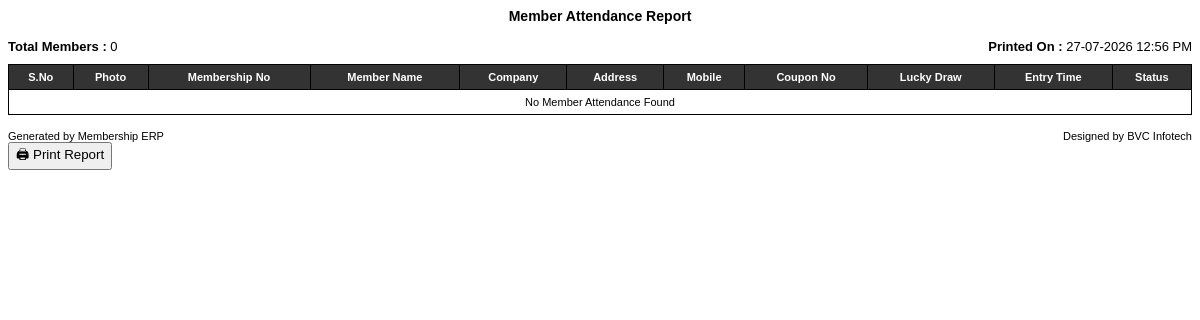
Before: /events/reports/members/print/ (signed in) with the older database file.
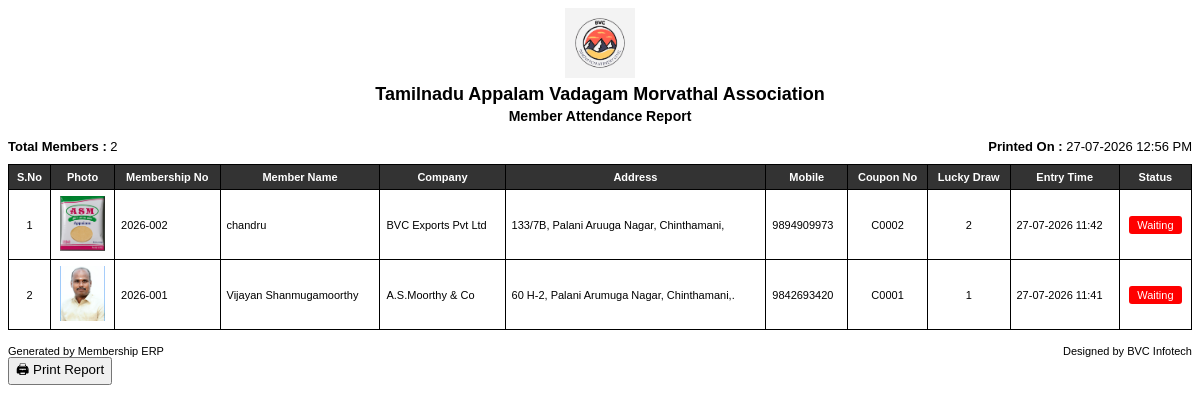
After: the same page with the newer database file.
### events/models.py (models this page shows, shortened)
class EventCoupon(models.Model):
    coupon_no = models.CharField(
        max_length=20,
        unique=True,
        blank=True
    )
    event = models.ForeignKey(
        Event,
        on_delete=models.CASCADE,
        related_name="coupons"
    )
    attendance = models.OneToOneField(
        EventAttendance,
        on_delete=models.CASCADE,
        related_name="coupon"
    )
    lucky_draw_no = models.PositiveIntegerField(
        default=0
    )
    qr_code = models.ImageField(
        upload_to="coupon_qr/",
        blank=True,
        null=True
    )
    printed = models.BooleanField(default=False)
    is_winner = models.BooleanField(default=False)
    prize_name = models.CharField(
        max_length=200,
        blank=True
    )
    printed = models.BooleanField(
        default=False
    )
    printed_at = models.DateTimeField(
        null=True,
        blank=True
    )
    issued_at = models.DateTimeField(auto_now_add=True)
    class Meta:
        ordering = ["coupon_no"]

class Event(models.Model):
    EVENT_TYPES = (
        ("AGM", "AGM"),
        ("SEMINAR", "Seminar"),
        ("TRAINING", "Training"),
        ("EXPO", "Expo"),
        ("MEETING", "Meeting"),
        ("OTHER", "Other"),
    )
    event_type = models.CharField(
        max_length=20,
        choices=EVENT_TYPES,
        default="AGM",
    )
    STATUS = (
        ("OPEN", "Open"),
        ("CLOSED", "Closed"),
        ("CANCELLED", "Cancelled"),
    )
    event_code = models.CharField(
        max_length=20,
        unique=True,
        blank=True
    )
    event_name = models.CharField(max_length=200)
    organisation = models.ForeignKey(
        Organisation,
        on_delete=models.CASCADE
    )
    assessment_year = models.ForeignKey(
        AssessmentYear,
        on_delete=models.CASCADE
    )
    event_date = models.DateField()
    start_time = models.TimeField()
    end_time = models.TimeField()
    venue = models.CharField(max_length=250)
    description = models.TextField(blank=True)
    registration_open = models.BooleanField(default=True)
    status = models.CharField(
        max_length=20,
        choices=STATUS,
        default="OPEN"
    )
    slug = models.SlugField(
        unique=True,
        blank=True
    )
    qr_enabled = models.BooleanField(default=True)
    gift_coupon = models.BooleanField(default=True)
    lucky_draw = models.BooleanField(default=True)
    max_participants = models.PositiveIntegerField(
        null=True,
        blank=True
    )
    created_at = models.DateTimeField(auto_now_add=True)
    updated_at = models.DateTimeField(auto_now=True)
    class Meta:
        ordering = ["-event_date", "-id"]

class EventAttendance(models.Model):
    ENTRY_TYPES = (
        ("MEMBER", "Member"),
        ("VISITOR", "Visitor"),
    )
    CHECKIN_METHODS = (
        ("QR", "QR Scan"),
        ("MANUAL", "Manual Entry"),
        ("ADMIN", "Admin Entry"),
    )
    STATUS = (
        ("PRESENT", "Present"),
        ("CANCELLED", "Cancelled"),
    )
    status = models.CharField(
        max_length=20,
        choices=STATUS,
        default="PRESENT",
    )
    event = models.ForeignKey(
        Event,
        on_delete=models.CASCADE,
        related_name="attendances"
    )
    member = models.ForeignKey(
        Member,
        on_delete=models.CASCADE,
        null=True,
        blank=True
    )
    entry_type = models.CharField(
        max_length=10,
        choices=ENTRY_TYPES,
        default="MEMBER"
    )
    checkin_method = models.CharField(
        max_length=10,
        choices=CHECKIN_METHODS,
        default="QR"
    )
    check_in_time = models.DateTimeField(
        auto_now_add=True
    )
    coupon_issued = models.BooleanField(
        default=False
    )
    remarks = models.TextField(
        blank=True
    )
    class Meta:
        ordering = ["-check_in_time"]
        constraints = [
            models.UniqueConstraint(
                fields=["event", "member"],
                name="unique_member_attendance_per_event"
            )
        ]

### membership/models.py (models this page shows, shortened)
class Organisation(models.Model):
    organisation_name = models.CharField(max_length=200)
    short_name = models.CharField(max_length=50)
    address = models.TextField(blank=True)
    district = models.CharField(max_length=100, blank=True)
    state = models.CharField(max_length=100, blank=True)
    country = models.CharField(max_length=100, default="India")
    mobile = models.CharField(max_length=15, blank=True)
    email = models.EmailField(blank=True)
    website = models.URLField(blank=True)
    pan_no = models.CharField(
        max_length=20,
        blank=True,
        null=True,
    )
    gst_no = models.CharField(
    max_length=20,
    blank=True,
    null=True,
)
    registration_no = models.CharField(
        max_length=100,
        blank=True,
        null=True,
    )
    logo = models.ImageField(
        upload_to="organisation/logo/",
        blank=True,
        null=True,
    )
    is_active = models.BooleanField(default=True)
    created_at = models.DateTimeField(auto_now_add=True)

class Member(models.Model):
    STATUS_CHOICES = (
        ("ACTIVE", "Active"),
        ("INACTIVE", "Inactive"),
        ("SUSPENDED", "Suspended"),
    )
    member_no = models.PositiveIntegerField(unique=True)
    membership_no = models.CharField(max_length=50, unique=True)
    joining_date = models.DateField()
    membership_valid_upto = models.DateField()
    organisation = models.ForeignKey(
        Organisation,
        on_delete=models.CASCADE,
    )
    assessment_year = models.ForeignKey(
    AssessmentYear,
    on_delete=models.CASCADE,
    null=True,
    blank=True,
)
    membership_type = models.ForeignKey(
    MembershipType,
    on_delete=models.PROTECT
)
    status = models.CharField(
        max_length=20,
        choices=STATUS_CHOICES,
        default="ACTIVE"
    )
    owner_name = models.CharField(max_length=200)
    company_name = models.CharField(max_length=200)
    brand_name = models.CharField(max_length=200, blank=True)
    photo = models.ImageField(upload_to="members/photos/", blank=True)
    company_logo = models.ImageField(upload_to="members/logo/", blank=True)
    mobile = models.CharField(max_length=15)
    whatsapp = models.CharField(max_length=15, blank=True)
    email = models.EmailField(blank=True)
    website = models.URLField(blank=True)
    ledger = models.ForeignKey(
        "Ledger",
        on_delete=models.SET_NULL,
        null=True,
        blank=True,
        related_name="member",
    )
    address = models.TextField()
    district = models.CharField(max_length=100)
    state = models.CharField(max_length=100)
    pincode = models.CharField(max_length=10)
    latitude = models.DecimalField(
        max_digits=10,
        decimal_places=7,
        null=True,
        blank=True
    )
    longitude = models.DecimalField(
        max_digits=10,
        decimal_places=7,
        null=True,
        blank=True
    )
    qr_code = models.ImageField(
        upload_to="members/qrcode/",
        blank=True,
        null=True,
    )
    gst_no = models.CharField(max_length=30, blank=True)
    fssai_no = models.CharField(max_length=30, blank=True)
    udyam_no = models.CharField(max_length=30, blank=True)
    factory_license_no = models.CharField(max_length=30, blank=True)
    do_license_no = models.CharField(max_length=30, blank=True)
    trade_license_no = models.CharField(max_length=30, blank=True)
    fire_noc_no = models.CharField(max_length=30, blank=True)
    pollution_no = models.CharField(max_length=30, blank=True)
    remarks = models.TextField(blank=True)
    created_at = models.DateTimeField(auto_now_add=True)
    updated_at = models.DateTimeField(auto_now=True)

### events/views.py (the view)
@login_required(login_url="login")
def member_attendance_print(request):
    members = EventCoupon.objects.select_related(
        "attendance__member",
        "event"
    ).order_by("-issued_at")
    return render(
        request,
        "events/member_attendance_print.html",
        {
            "members": members,
        },
    )

### events/templates/events/member_attendance_print.html (shortened to what this page needs)
<!DOCTYPE html>
<html>
<head>
</head>
<body>
<div class="header">
{% if members %}
    {% if members.0.event.organisation.logo %}
        <img src="{{ members.0.event.organisation.logo.url }}"
             class="logo">
    {% endif %}
{% endif %}
<h2>
{% if members %}
{{ members.0.event.organisation.organisation_name }}
{% endif %}
</h2>
<h3>Member Attendance Report</h3>
</div>
<div class="report-info">
<div>
<b>Total Members :</b>
{{ members|length }}
</div>
<div>
<b>Printed On :</b>
{% now "d-m-Y H:i A" %}
</div>
</div>
<table>
<thead>
<tr>
<th>S.No</th>
<th>Photo</th>
<th>Membership No</th>
<th>Member Name</th>
<th>Company</th>
<th>Address</th>
<th>Mobile</th>
<th>Coupon No</th>
<th>Lucky Draw</th>
<th>Entry Time</th>
<th>Status</th>
</tr>
</thead>
<tbody>
{% for c in members %}
<tr>
<td class="text-center">
{{ forloop.counter }}
</td>
<td class="text-center">
{% if c.attendance.member.photo %}
<img src="{{ c.attendance.member.photo.url }}"
     width="45"
     height="55"
     style="object-fit:cover;">
{% endif %}
</td>
<td>
{{ c.attendance.member.membership_no }}
</td>
<td>
{{ c.attendance.member.owner_name }}
</td>
<td>
{{ c.attendance.member.company_name }}
</td>
<td>
{{ c.attendance.member.address }}
</td>
<td>
{{ c.attendance.member.mobile }}
</td>
<td class="text-center">
{{ c.coupon_no }}
</td>
<td class="text-center">
{{ c.lucky_draw_no }}
</td>
<td>
{{ c.attendance.check_in_time|date:"d-m-Y H:i" }}
</td>
<td class="text-center">
{% if c.printed %}
<span class="badge printed">
Printed
</span>
{% else %}
<span class="badge waiting">
Waiting
</span>
{% endif %}
</td>
</tr>
{% empty %}
<tr>
<td colspan="11" class="text-center">
No Member Attendance Found
</td>
</tr>
{% endfor %}
</tbody>
</table>
<div class="footer">
<div>
Generated by Membership ERP
</div>
<div>
Designed by BVC Infotech
</div>
</div>
<button onclick="window.print()">
🖨 Print Report
</button>
</body>
</html>

### events/templates/events/member_attendance_print.html (style rules this page uses)
body { font-family:Arial, Helvetica, sans-serif; font-size:12px; color:#000; }
.header { text-align:center; margin-bottom:15px; }
.logo { width:70px; height:70px; object-fit:contain; }
h2 { margin:3px; }
h3 { margin:3px; }
.report-info { display:flex; justify-content:space-between; margin-bottom:10px; font-size:13px; }
table { width:100%; border-collapse:collapse; }
table th { background:#333; color:#fff; }
table th, table td { border:1px solid #000; padding:6px; font-size:11px; }
.text-center { text-align:center; }
.badge { padding:3px 8px; border-radius:3px; color:#fff; }
.waiting { background:red; }
.footer { margin-top:15px; display:flex; justify-content:space-between; font-size:11px; }

Changed rows visible on the page:
added EventCoupon: event.logo (picture), event.organisation_name "Tamilnadu Appalam Vadagam Morvathal Association", attendance.member.photo (picture), attendance.member.membership_no "2026-002", attendance.member.owner_name "chandru", attendance.member.company_name "BVC Exports Pvt Ltd", attendance.member.address "133/7B, Palani Aruuga Nagar, Chinthamani,", attendance.member.mobile "9894909973", coupon_no "C0002", lucky_draw_no "2", attendance.check_in_time "27-07-2026 11:42", printed "Waiting"
added EventCoupon: attendance.member.photo (picture), attendance.member.membership_no "2026-001", attendance.member.owner_name "Vijayan Shanmugamoorthy", attendance.member.company_name "A.S.Moorthy & Co", attendance.member.address "60 H-2, Palani Arumuga Nagar, Chinthamani,.", attendance.member.mobile "9842693420", coupon_no "C0001", lucky_draw_no "1", attendance.check_in_time "27-07-2026 11:41", printed "Waiting"
Other visible differences:
{{ members|length }}: "0" → "2"
text no longer shown: "No Member Attendance Found"
